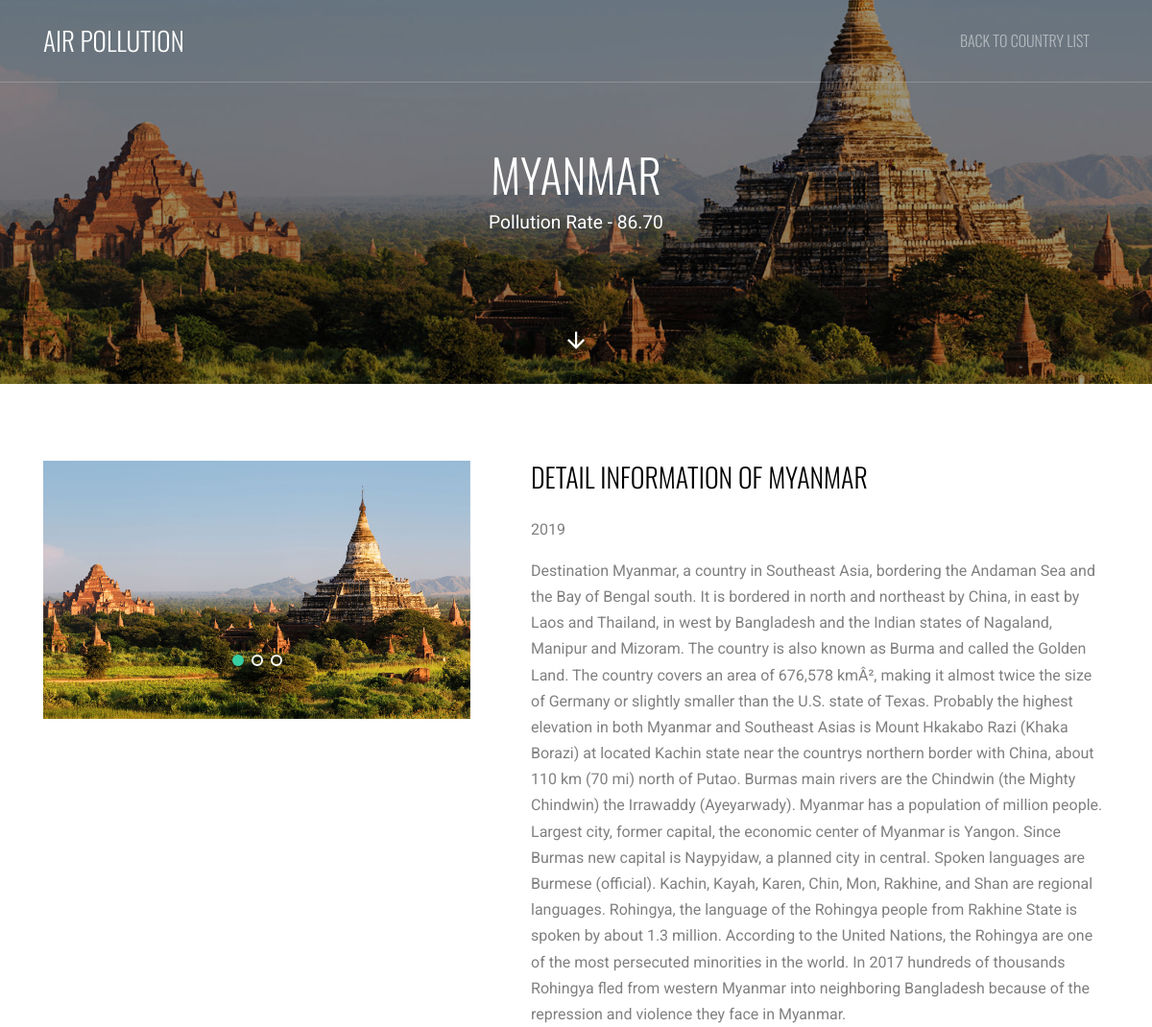
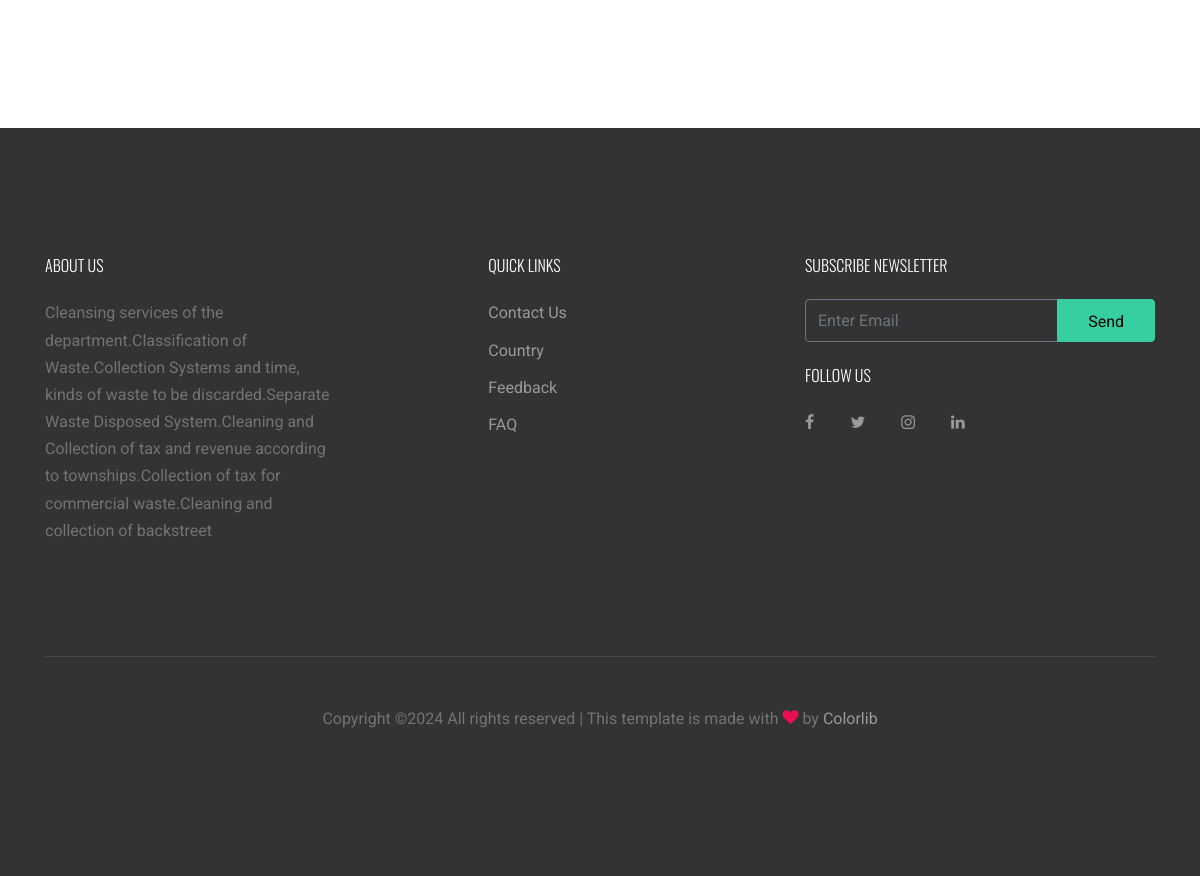
The app's page /countrydetail.php?countryid=1 with its own data (2 pictures, top to bottom).
### tables this page shows
CREATE TABLE `country` (
  `CountryID` int(11) NOT NULL,
  `CountryName` varchar(30) DEFAULT NULL,
  `PollutionRate` varchar(50) DEFAULT NULL,
  `Year` int(11) DEFAULT NULL,
  `Description` text,
  `CountryImage1` varchar(255) DEFAULT NULL,
  `CountryImage2` varchar(255) DEFAULT NULL,
  `CountryImage3` varchar(255) DEFAULT NULL
);

### countrydetail.php (the view, shortened to what this page needs)
<?php
	include('connect.php');
	$clickcountryid=$_GET['countryid'];
	$selectcountry="Select * from Country where CountryID=$clickcountryid";
	$runselectcountry=mysqli_query($connection,$selectcountry);
	$ret=mysqli_fetch_array($runselectcountry);
	$varcountryname=$ret['CountryName'];
	$varpollutionrate=$ret['PollutionRate'];
	$varyear=$ret['Year'];
	$vardesp=$ret['Description'];
	$varcountryimg1=$ret['CountryImage1'];
 ?>
<!DOCTYPE html>
<html lang="en">
  <head>
    <link rel="stylesheet" href="fonts/icomoon/style.css">
    <link rel="stylesheet" href="css/bootstrap.min.css">
    <link rel="stylesheet" href="css/jquery-ui.css">
    <link rel="stylesheet" href="css/owl.carousel.min.css">
    <link rel="stylesheet" href="css/owl.theme.default.min.css">
    <link rel="stylesheet" href="css/owl.theme.default.min.css">
    <link rel="stylesheet" href="css/jquery.fancybox.min.css">
    <link rel="stylesheet" href="css/bootstrap-datepicker.css">
    <link rel="stylesheet" href="fonts/flaticon/font/flaticon.css">
    <link rel="stylesheet" href="css/aos.css">
    <link rel="stylesheet" href="css/style.css">
  </head>
  <body data-spy="scroll" data-target=".site-navbar-target" data-offset="300">
  <div class="site-wrap">
    <header class="site-navbar py-4 js-sticky-header site-navbar-target" role="banner">
      <div class="container">
        <div class="row align-items-center">
          <div class="col-6 col-xl-2">
            <h1 class="mb-0 site-logo m-0 p-0"><a href="index.html" class="mb-0">Air Pollution</a></h1>
          </div>
          <div class="col-12 col-md-10 d-none d-xl-block">
            <nav class="site-navigation position-relative text-right" role="navigation">
              <ul class="site-menu main-menu js-clone-nav mr-auto d-none d-lg-block">
                <li><a href="usercountry.php" class="nav-link">Back to Country List</a></li>
              </ul>
            </nav>
          </div>
        </div>
      </div>
    </header>
    <div class="site-blocks-cover inner-page-cover overlay" style="background-image: url(<?php echo "$varcountryimg1"; ?>); background-size: cover;" data-aos="fade">
      <div class="container">
        <div class="row align-items-center justify-content-center">
          <div class="col-md-5 mx-auto mt-lg-5 text-center">
            <h1><?php echo "$varcountryname"; ?></h1>
            <p class="mb-5"><strong class="text-white">Pollution Rate - <?php echo "$varpollutionrate"; ?></strong></p>
          </div>
        </div>
      </div>
      <a href="#property-details" class="smoothscroll arrow-down"><span class="icon-arrow_downward"></span></a>
    </div>
    <div class="site-section" id="property-details">
      <div class="container">
        <div class="row">
          <div class="col-lg-5">
            <div class="owl-carousel slide-one-item with-dots">
              <div><img src="<?php echo($varcountryimg1) ?>" alt="Image" class="img-fluid"></div>
            </div>
          </div>
          <div class="col-lg-7 pl-lg-5 ml-auto">
            <div class="mb-5">
              <h3 class="text-black mb-4">Detail Information of <?php echo "$varcountryname"; ?></h3>
              <p><?php echo "$varyear"; ?></p>
              <p><?php echo "$vardesp"; ?></p>
            </div>
          </div>
        </div>
      </div>
    </div>
  </div>
<?php
 	include('footer.php');
  ?>

### css/style.css (style rules this page uses)
html { overflow-x: hidden; }
body { line-height: 1.7; color: gray; font-weight: 400; font-size: 1rem; }
a { -webkit-transition: .3s all ease; -o-transition: .3s all ease; transition: .3s all ease; }
h1, h2, h3, h4, h5, .h1, .h2, .h3, .h4, .h5 { font-family: "Oswald", sans-serif; font-weight: 300 !important; text-transform: uppercase; }
.text-black { color: #000 !important; }
.site-wrap:before { display: none; -webkit-transition: .3s all ease-in-out; -o-transition: .3s all ease-in-out; transition: .3s all ease-in-out; background: rgba(0, 0, 0, 0.6); content: ""; position: absolute; z-index: 2000; top: 0; left: 0; right: 0; bottom: 0; opacity: 0; visibility: hidden; }
.site-section { padding: 2.5em 0; }
@media (min-width: 768px) { .site-section { padding: 5em 0; } }
.site-navbar { margin-bottom: 0px; z-index: 1999; position: absolute; width: 100%; }
.site-navbar ul { font-family: "Oswald", sans-serif; text-transform: uppercase; font-weight: 300; }
.site-navbar .site-logo { position: relative; left: 0; font-size: 1.7rem; font-weight: 900; text-transform: uppercase; font-family: "Oswald", sans-serif; }
.site-navbar .site-logo a { color: #fff; }
.site-navbar .site-navigation .site-menu { margin-bottom: 0; }
.site-navbar .site-navigation .site-menu a { text-decoration: none !important; display: inline-block; }
.site-navbar .site-navigation .site-menu > li { display: inline-block; }
.site-navbar .site-navigation .site-menu > li > a { padding: 5px 20px; color: rgba(255, 255, 255, 0.5); display: inline-block; text-decoration: none !important; }
.site-mobile-menu .site-nav-wrap { padding: 0; margin: 0; list-style: none; position: relative; }
.site-mobile-menu .site-nav-wrap a { padding: 10px 20px; display: block; position: relative; color: #212529; }
.site-mobile-menu .site-nav-wrap li { position: relative; display: block; }
.site-mobile-menu .site-nav-wrap > li { display: block; position: relative; float: left; width: 100%; }
.site-mobile-menu .site-nav-wrap > li > a { padding-left: 20px; font-size: 20px; }
.sticky-wrapper .site-navbar { -webkit-transition: .3s all ease; -o-transition: .3s all ease; transition: .3s all ease; }
.sticky-wrapper .site-navbar { border-bottom: 1px solid rgba(255, 255, 255, 0.2); }
.sticky-wrapper .site-navbar .site-logo a { color: #fff; }
.sticky-wrapper .site-navbar ul li a { color: rgba(255, 255, 255, 0.7); }
.site-blocks-cover { background-size: cover; background-repeat: no-repeat; background-position: top; background-position: center center; }
.site-blocks-cover > .container { z-index: 2; position: relative; }
.site-blocks-cover.overlay { position: relative; }
.site-blocks-cover.overlay:before { z-index: 1; position: absolute; content: ""; left: 0; bottom: 0; right: 0; top: 0; background: rgba(0, 0, 0, 0.4); }
.site-blocks-cover, .site-blocks-cover > .container > .row { min-height: 600px; height: calc(100vh); }
.site-blocks-cover.inner-page-cover, .site-blocks-cover.inner-page-cover > .container > .row { min-height: 400px; height: calc(20vh); }
.site-blocks-cover h1 { font-size: 3rem; font-weight: 400; color: #fff; font-weight: 900; }
.site-blocks-cover p { color: white; font-size: 1.2rem; line-height: 1.5; font-weight: 300; }
.position-relative { position: relative; }
.arrow-down { position: absolute; left: 50%; -webkit-transform: translateX(-50%); -ms-transform: translateX(-50%); transform: translateX(-50%); font-size: 1.7rem; z-index: 2; color: #fff; bottom: 20px; }
.arrow-down > span { -webkit-transition: .2s all ease; -o-transition: .2s all ease; transition: .2s all ease; position: relative; top: 0; }

### records on screen
country: CountryImage1 (picture), CountryName "MYANMAR", PollutionRate "86.70", Year "2019", Description "Destination Myanmar, a country in Southeast Asia, bordering the Andaman Sea and the Bay of Bengal south. It is bordered in north and northeast by China, in east by Laos and Thailand, in west by Bangladesh and the Indian states of Nagaland, Manipur and Mizoram. The country is also known as Burma and called the Golden Land. The country covers an area of 676,578 kmÂ², making it almost twice the size of Germany or slightly smaller than the U.S. state of Texas. Probably the highest elevation in both Myanmar and Southeast Asias is Mount Hkakabo Razi (Khaka Borazi) at located Kachin state near the countrys northern border with China, about 110 km (70 mi) north of Putao. Burmas main rivers are the…"
